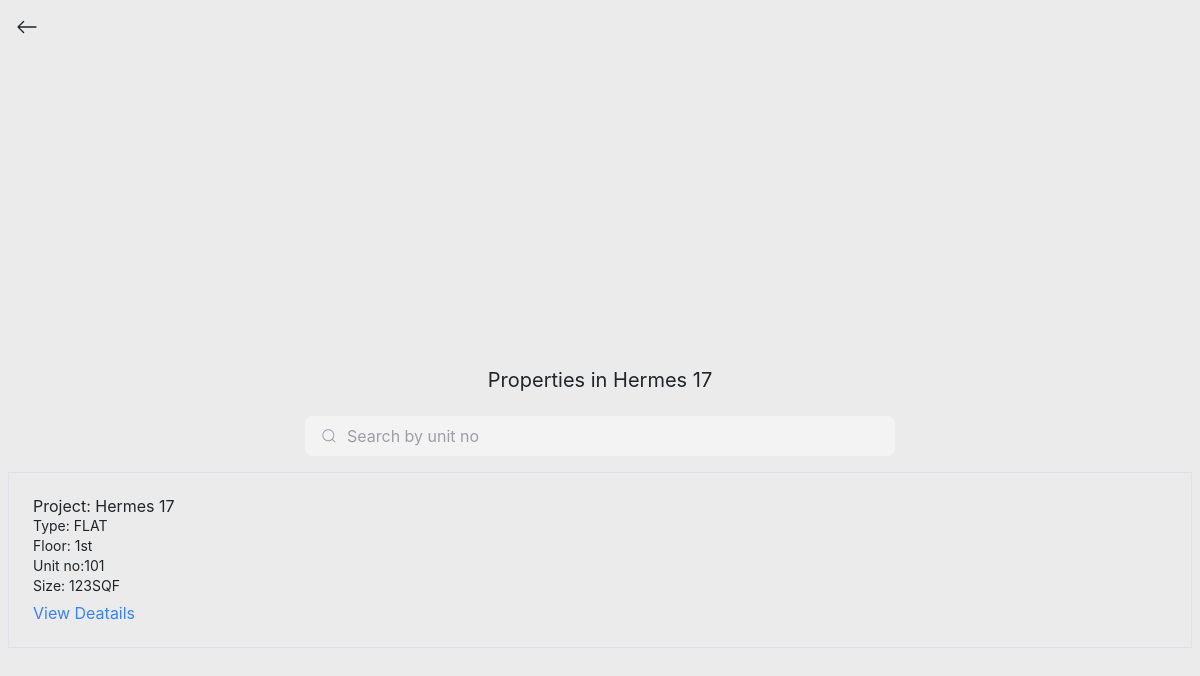
Page /inv/1 on the committed database.
### app/models.py (models this page shows)
class Projects(models.Model):
    name = models.TextField()
    location = models.TextField()

class Inv(models.Model):
    name = models.CharField(max_length=100000)
    floor = models.CharField(max_length=100000)
    type = models.CharField(max_length=100000)
    size = models.CharField(max_length=100000)
    price = models.IntegerField()
    location = models.CharField(max_length=10000)
    unit = models.CharField(max_length=10000)

### app/views.py (the view)
# urls.py: path("inv/<int:name>", views.inv, name="inv"),
def inv(request, name):
    pr = Projects.objects.all().filter(pk = name)
    return render(request, "inv.html", {
        "properties": Inv.objects.all().filter(name = pr[0].name),
        "name": pr[0].name
    })

### app/templates/inv.html (shortened to what this page needs)
{% extends 'layout.html' %}
{% block body %}
<div class="div1">
</div>
    <div>
        <div class="m-2 text-center text-xl">
            {% if name %}
                <h1>Properties in {{name}}</h1>
            {% endif %}
        </div>
        <div class="flex justify-center mx-5 mt-4">
            <form class="group" action="/manage/search" method="post">
                <input placeholder="Search by unit no" type="number" class="input" name="unit">
            </form>
        </div>
        <div>
            {% for item in properties %}
            <a href="/invsee/{{item.id}}">
                <div class="mx-2 h-full p-4 border border-solid border-gray-500 ml mt-3">
                    <h1>Project: {{item.name}}</p>
                    <p class="text-sm">Type: {{item.type}}</p>
                    <p class="text-sm">Floor: {{item.floor}}</p>
                    <p class="text-sm">Unit no:{{item.unit}}</p>
                    <p class="text-sm">Size: {{item.size}}SQF</p>
                    <h1 class="pt-2 text-blue-500">View Deatails</h1>
                </div>
            </a>
            {% endfor %}
        </div>
    </div>
{% endblock %}

### app/templates/layout.html (style rules this page uses)
body { background-color: #ebebeb; overflow-x: hidden; }
@media only screen and (min-width: 768px) { .div1 { height: 45vh; width: 100%; position: relative; text-align: center; overflow: hidden; } }

### app/templates/inv.html (style rules this page uses)
.group { display: flex; line-height: 28px; align-items: center; position: relative; width: 590px; }
.input { width: 100%; height: 40px; line-height: 28px; padding: 0 1rem; padding-left: 2.5rem; border: 2px solid transparent; border-radius: 8px; outline: none; background-color: #f3f3f4; color: #0d0c22; transition: .3s ease; }
.input::placeholder { color: #9e9ea7; }
.icon { position: absolute; left: 1rem; fill: #9e9ea7; width: 1rem; height: 1rem; }

### rows in the picture
Projects: name "Hermes 17"
Inv: name "Hermes 17", type "FLAT", floor "1st", unit "101", size "123"
